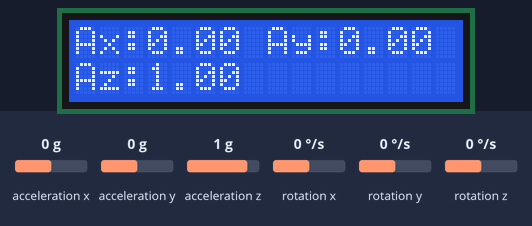
Recording of a sketch running on a simulated ESP32. On the bench: 16×2 character LCD. Wiring (inferred from the names in the program): MPU-6050 motion sensor at I2C address 0x68. Inputs (shaded band) come from the test bench; at power-on: acceleration x 0 g, acceleration y 0 g, acceleration z 1 g, rotation x 0 °/s, rotation y 0 °/s, rotation z 0 °/s. WiFi joins after 1.5 s; servers stay silent unless stated; uploads are accepted with an empty reply; what the sketch prints to the serial monitor is not drawn.

Above: at 2.8 s.
2.9 s: acceleration x set to -1.4 g
At 4.2 s:
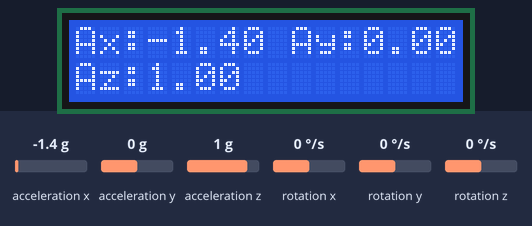
4.6 s: acceleration y set to -1.4 g
At 5.2 s:
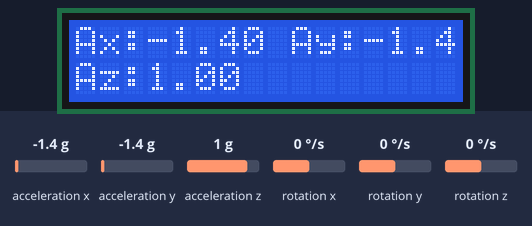
6.3 s: acceleration z set to -1.4 g
At 7.7 s:
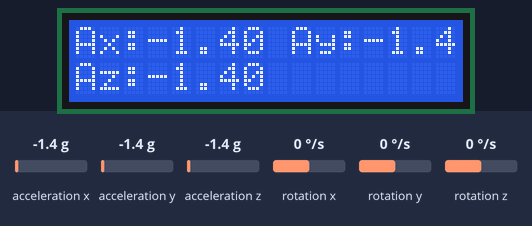
8.0 s: acceleration x set to -0.8 g
At 9.2 s:
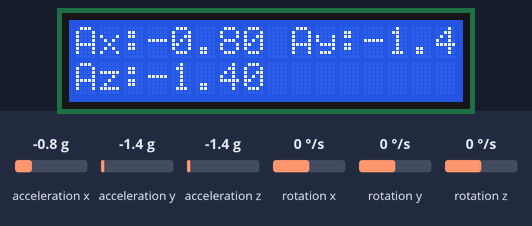
9.7 s: acceleration y set to -0.8 g
At 10.6 s:
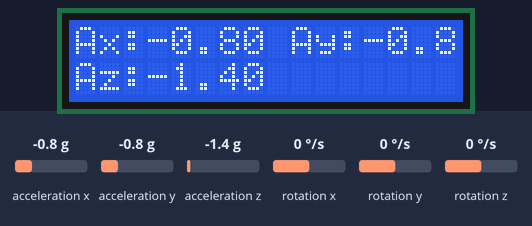
Timing chart, 0 to 12.4 s (numbered marks = the images above; inputs shaded):
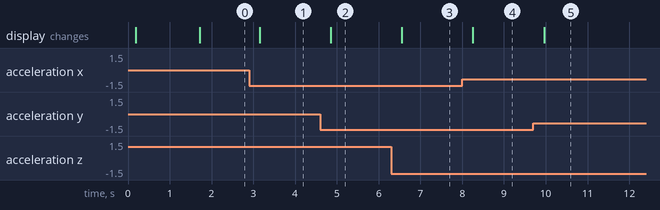

Measured:
- after the input at 2.9 s, the display: changes after 0.26 s (image 1)
- after the input at 4.6 s, the display: changes after 0.25 s (image 2)
- after the input at 6.3 s, the display: changes after 0.25 s (image 3)
- after the input at 8.0 s, the display: changes after 0.25 s (image 4)
- after the input at 9.7 s, the display: changes after 0.26 s (image 5)

The sketch:

esp32_mpu6050_live.ino
```cpp
#include <WiFi.h>
#include <HTTPClient.h>
#include <Wire.h>
#include <LiquidCrystal_I2C.h>

#define MPU_ADDR 0x68

const char* WIFI_SSID = "YOUR_WIFI_NAME";
const char* WIFI_PASS = "YOUR_WIFI_PASSWORD";
// Replace with your laptop LAN IP from: ipconfig getifaddr en0
const char* API_URL   = "http://192.168.1.23:5000/api/live-sample";

LiquidCrystal_I2C lcd(0x27, 16, 2);

unsigned long lastSendMs = 0;
const unsigned long SEND_INTERVAL_MS = 40; // 25 Hz

void mpuWrite(uint8_t reg, uint8_t data) {
  Wire.beginTransmission(MPU_ADDR);
  Wire.write(reg);
  Wire.write(data);
  Wire.endTransmission();
}

int16_t read16(uint8_t reg) {
  Wire.beginTransmission(MPU_ADDR);
  Wire.write(reg);
  Wire.endTransmission(false);
  Wire.requestFrom(MPU_ADDR, (uint8_t)2, (uint8_t)true);
  int16_t hi = Wire.read();
  int16_t lo = Wire.read();
  return (hi << 8) | lo;
}

void readMPU(int16_t &ax, int16_t &ay, int16_t &az, int16_t &gx, int16_t &gy, int16_t &gz) {
  ax = read16(0x3B);
  ay = read16(0x3D);
  az = read16(0x3F);
  gx = read16(0x43);
  gy = read16(0x45);
  gz = read16(0x47);
}

void connectWiFi() {
  WiFi.mode(WIFI_STA);
  WiFi.begin(WIFI_SSID, WIFI_PASS);
  Serial.print("Connecting WiFi");
  while (WiFi.status() != WL_CONNECTED) {
    delay(500);
    Serial.print(".");
  }
  Serial.println("\nWiFi connected");
  Serial.print("ESP32 IP: ");
  Serial.println(WiFi.localIP());
}

void setupMPU() {
  Wire.begin();
  delay(50);
  mpuWrite(0x6B, 0x00); // wake
  mpuWrite(0x1C, 0x00); // accel +-2g
  mpuWrite(0x1B, 0x00); // gyro +-250 dps
  delay(50);
}

void setupLCD() {
  lcd.init();
  lcd.backlight();
  lcd.clear();
  lcd.setCursor(0, 0);
  lcd.print("MPU6050 READY");
}

void postSample(float xAcc, float yAcc, float zAcc, float xGyro, float yGyro, float zGyro) {
  if (WiFi.status() != WL_CONNECTED) return;

  HTTPClient http;
  http.begin(API_URL);
  http.addHeader("Content-Type", "application/json");

  String body = "{";
  body += "\"xAcc\":" + String(xAcc, 6) + ",";
  body += "\"yAcc\":" + String(yAcc, 6) + ",";
  body += "\"zAcc\":" + String(zAcc, 6) + ",";
  body += "\"xGyro\":" + String(xGyro, 6) + ",";
  body += "\"yGyro\":" + String(yGyro, 6) + ",";
  body += "\"zGyro\":" + String(zGyro, 6);
  body += "}";

  int code = http.POST(body);
  if (code > 0) {
    String resp = http.getString();
    Serial.print("POST ");
    Serial.print(code);
    Serial.print(" -> ");
    Serial.println(resp);
  } else {
    Serial.print("HTTP error: ");
    Serial.println(code);
  }
  http.end();
}

void setup() {
  Serial.begin(115200);
  setupMPU();
  setupLCD();
  connectWiFi();
}

void loop() {
  int16_t axRaw, ayRaw, azRaw, gxRaw, gyRaw, gzRaw;
  readMPU(axRaw, ayRaw, azRaw, gxRaw, gyRaw, gzRaw);

  // convert to physical units
  float xAcc = axRaw / 16384.0f;
  float yAcc = ayRaw / 16384.0f;
  float zAcc = azRaw / 16384.0f;
  float xGyro = gxRaw / 131.0f;
  float yGyro = gyRaw / 131.0f;
  float zGyro = gzRaw / 131.0f;

  // serial output (all 6)
  Serial.print("xAcc:"); Serial.print(xAcc, 3);
  Serial.print(" yAcc:"); Serial.print(yAcc, 3);
  Serial.print(" zAcc:"); Serial.print(zAcc, 3);
  Serial.print(" xGyro:"); Serial.print(xGyro, 3);
  Serial.print(" yGyro:"); Serial.print(yGyro, 3);
  Serial.print(" zGyro:"); Serial.println(zGyro, 3);

  // lcd (3 values visible)
  lcd.setCursor(0, 0);
  lcd.print("Ax:"); lcd.print(xAcc, 2);
  lcd.print(" Ay:"); lcd.print(yAcc, 2);

  lcd.setCursor(0, 1);
  lcd.print("Az:"); lcd.print(zAcc, 2);
  lcd.print("      ");

  unsigned long now = millis();
  if (now - lastSendMs >= SEND_INTERVAL_MS) {
    lastSendMs = now;
    postSample(xAcc, yAcc, zAcc, xGyro, yGyro, zGyro);
  }

  delay(10);
}
```
